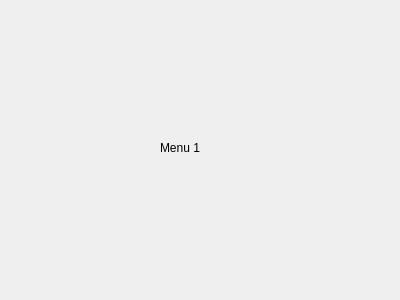
<?xml version="1.0" encoding="UTF-8"?>
<ui version="4.0">
 <class>TabOne</class>
 <widget class="QWidget" name="TabOne">
  <property name="geometry">
   <rect>
    <x>0</x>
    <y>0</y>
    <width>400</width>
    <height>300</height>
   </rect>
  </property>
  <property name="windowTitle">
   <string>Form</string>
  </property>
  <widget class="QLabel" name="label">
   <property name="geometry">
    <rect>
     <x>160</x>
     <y>140</y>
     <width>71</width>
     <height>16</height>
    </rect>
   </property>
   <property name="text">
    <string>Menu 1</string>
   </property>
  </widget>
 </widget>
 <resources/>
 <connections/>
</ui>
